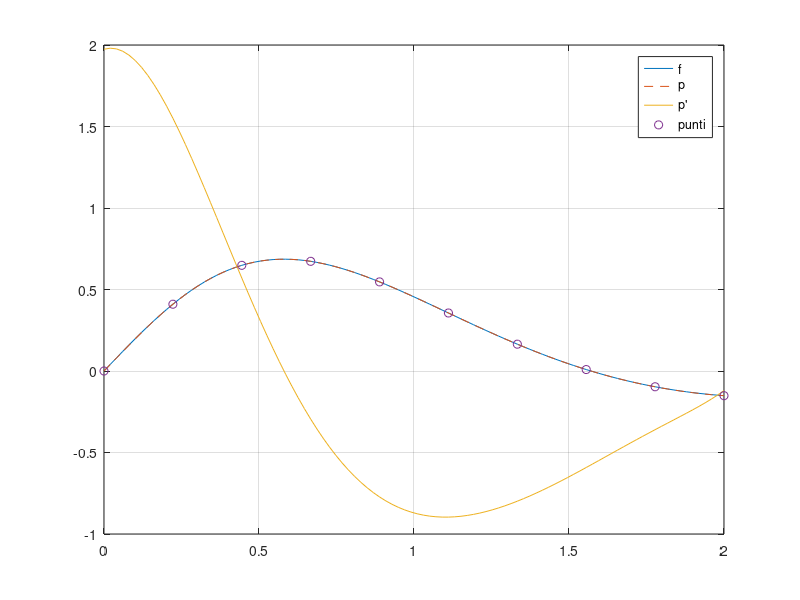

MATLAB code for this plot: (Note: this script raises an error after producing the figure.)
% Lab 7 - Esercizi di riepilogo

%% 1.1 - Funzione anonima, Polinomio interpolatore, Valutare polinomio
f = @(x)((2 .* sin(x) .* cos(x))./(1 + x.^2));
xi = linspace(0, 2, 10);
p = polyfit(xi, f(xi), 9); % Grado polinomio: N punti - 1
zk = linspace(0, 2, 100);
E = max(abs(f(zk) - polyval(p, zk))); % polyval: valutare polinomio

%% 1.2 - Derivata polinomio, Zeri polinomio
dp = polyder(p);
x = linspace(0, 2, 100);
figure();
% funzione, polinomio interpolatore, derivata, punti interpolati
plot(x, f(x), x, polyval(p, x), "--", x, polyval(dp, x), xi, f(xi), "o");
legend("f", "p", "p'", "punti");
grid on;

zeri = roots(dp); % Zeri di polinomio
% Per trovare zeri di funzione: fzero
zeri = zeri(imag(roots(dp)) == 0); % Togliere immaginari
zeri = zeri(zeri >= 0 & zeri <= 2); % Filtrare in intervallo
max(zeri);

%% 1.3 - Spline lineare
s1 = griddedInterpolant(xi, f(xi));
zk = linspace(0, 2, 100);
E = max(abs(f(zk) - s1(zk)));

%% 2.1 - Polinomio interpolatore
g = @(x)(x.^2 ./ (1 + x.^2));
xi = linspace(-4, 4, 11); % Quindi 11 punti
p = polyfit(xi, g(xi), 10); % Polinomio grado 10
x = linspace(-4, 4, 100);
figure();
plot(x, g(x), x, polyval(p, x), "--", xi, g(xi), "o");
legend("g", "p", "punti");
z = linspace(-4, 4, 100);
E = max(abs(g(z) - polyval(p, z)));

%% 2.2 - Punti di Chebyshev
n = 11;
ck = @(k)(4 .* cos((pi .* (2 .* k - 1)) ./ (2 .* (n+1))));
xi = ck([1:n+1]);
p = polyfit(xi, g(xi), 10);
x = linspace(-4, 4, 100);
figure();
plot(x, g(x), x, polyval(p, x), "--", xi, g(xi), "o");
legend("g", "p", "punti");
z = linspace(-4, 4, 100);
E = max(abs(g(z) - polyval(p, z)));

%% 3.1 - Numero di Nepero (e)
f = @(x)(sin(x + exp(1).^x) - 7/12); % Numero e: exp(1)
x = linspace(0, 1, 100);
figure();
plot(x, f(x));
xmax = 4/15;

%% 3.2 - Punti equispaziati (spazio noto, numero di punti ignoto)
res = [];
for h = [0.1, 0.01]
    z = [0:h:1]; % Distanza tra punti h
    sx = griddedInterpolant(z, f(z));
    splxmax = sx(xmax);
    E = abs(f(xmax) - sx(xmax));
    res = [res; h, splxmax, E];
end
